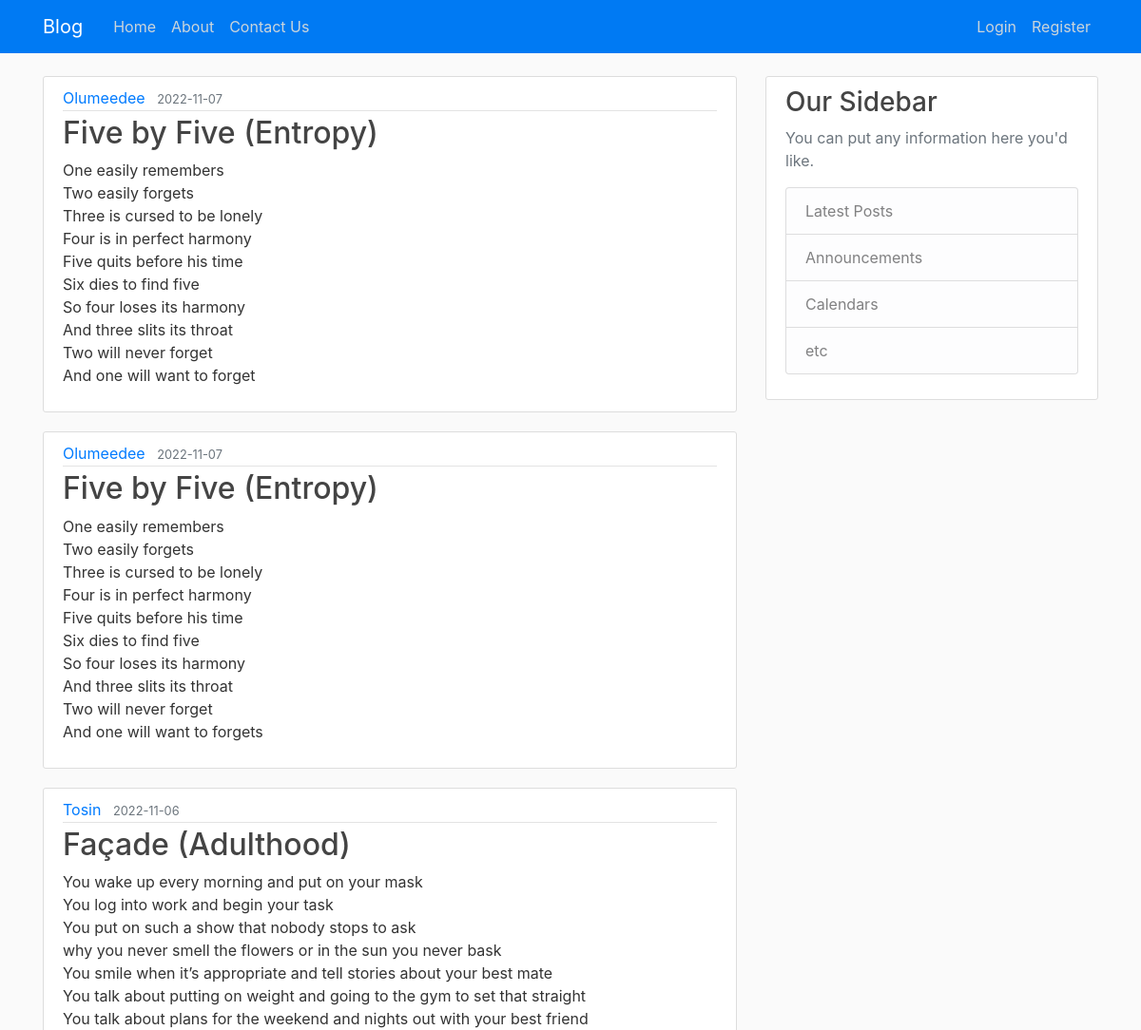
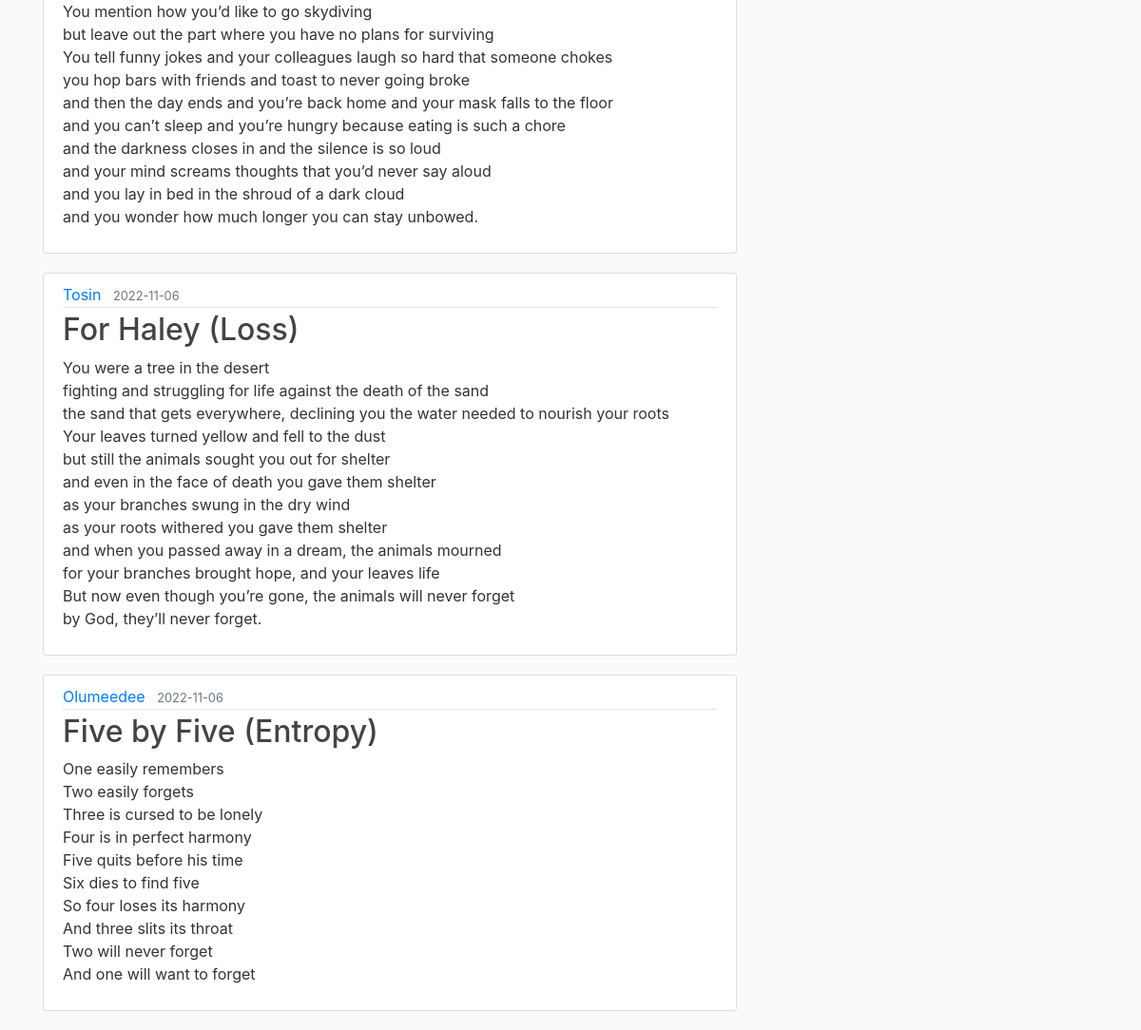
Page /home on the earlier database version (2 pictures, top to bottom).
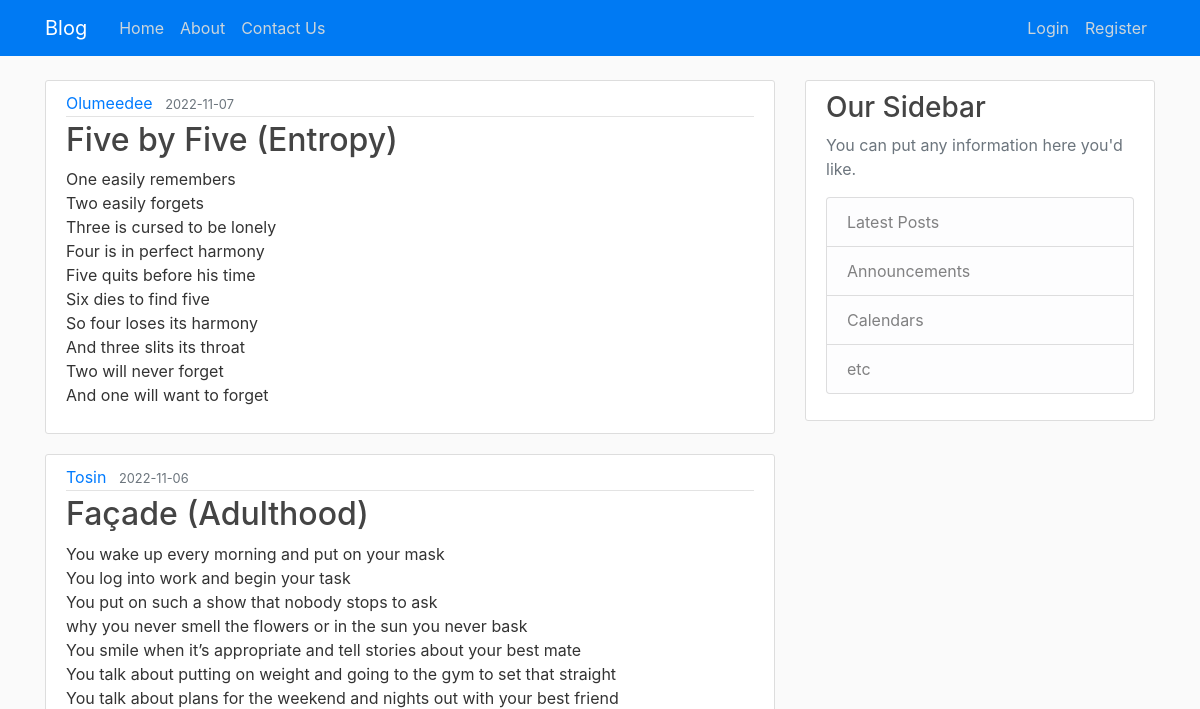
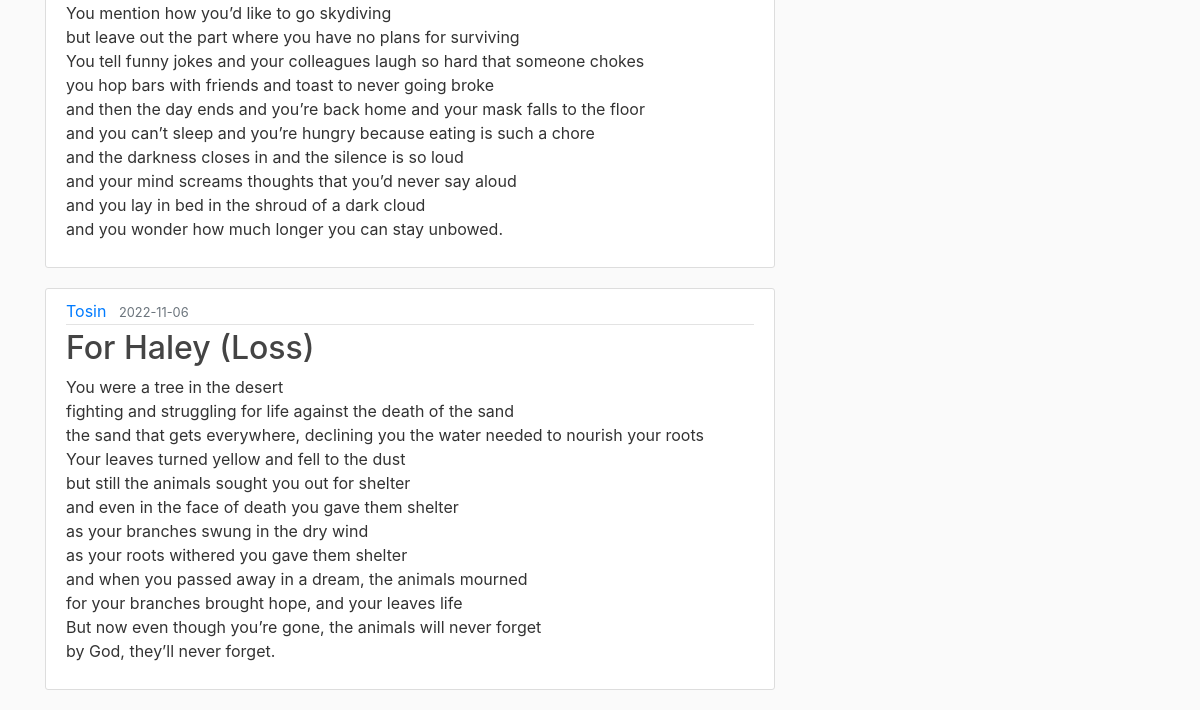
Same page on the later database version (2 pictures, top to bottom).
### app.py (models this page shows, shortened)
class Post(db.Model):
    id = db.Column(db.Integer(), primary_key=True)
    title = db.Column(db.String(255), nullable=False)
    date_posted = db.Column(db.DateTime(), nullable=False, default=datetime.utcnow)
    content = db.Column(db.Text(), nullable=False)
    author_id = db.Column(db.Integer(), db.ForeignKey('user.id'), nullable=False)

class User(db.Model, UserMixin):
    id = db.Column(db.Integer(), primary_key=True)
    username = db.Column(db.String(255), nullable=False, unique=True)
    first_name = db.Column(db.String(255), nullable=False)
    last_name = db.Column(db.String(255), nullable=False)
    email = db.Column(db.String(255), nullable=False, unique=True)
    password_hash = db.Column(db.Text(), nullable=False)
    posts = db.relationship('Post', backref='author', lazy=True)

### app.py (the view)
@app.route('/')
@app.route('/home')
def home():
    posts = Post.query.order_by(Post.date_posted.desc()).all()
    return render_template('index.html', posts=posts)

### app.py (called while the page is built)
@app.before_request
def create_tables():
    db.create_all()

### templates/index.html
{% extends "base.html" %}
{% block content %}
    {% for post in posts %}
        <article class="media content-section">
          <div class="media-body">
            <div class="article-metadata">
              <a class="mr-2" href="#">{{ post.author.username }}</a>
              <small class="text-muted">{{ post.date_posted.strftime('%Y-%m-%d') }}</small>
            </div>
            <h2><a class="article-title" href="{{ url_for('post', post_id=post.id) }}">{{ post.title }}</a></h2>
            <p class="article-content">{{ post.content }}</p>
          </div>
        </article>
    {% endfor %}
{% endblock content %}

Differences in the rows shown:
removed Post: author.username "Olumeedee", date_posted "2022-11-07", title "Five by Five (Entropy)", content "One easily remembers Two easily forgets Three is cursed to be lonely Four is in perfect harmony Five quits before his time Six dies to find five So four loses its harmony And three slits its throat Two will never forget And one will want to forgets"
removed Post: author.username "Olumeedee", date_posted "2022-11-06", title "Five by Five (Entropy)", content "One easily remembers Two easily forgets Three is cursed to be lonely Four is in perfect harmony Five quits before his time Six dies to find five So four loses its harmony And three slits its throat Two will never forget And one will want to forget"
